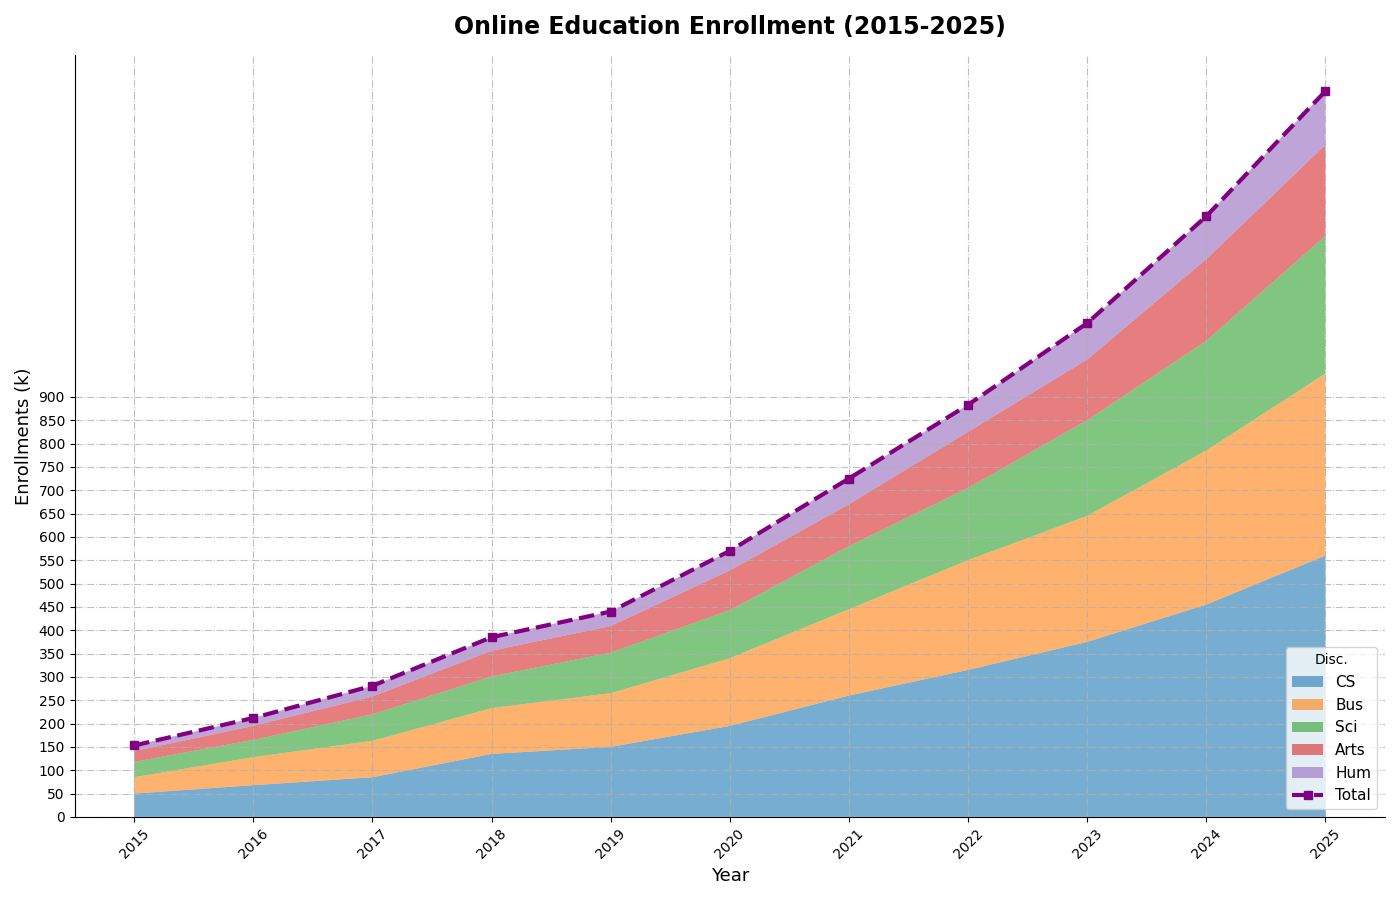

Source code (Python):
import matplotlib.pyplot as plt
import numpy as np

years = np.arange(2015, 2026)
disciplines = ['CS', 'Bus', 'Sci', 'Arts', 'Hum']

cs_enrollments = [50, 68, 85, 135, 150, 195, 260, 315, 375, 455, 560]
business_enrollments = [35, 60, 78, 98, 115, 145, 185, 235, 270, 330, 390]
science_enrollments = [33, 37, 57, 68, 87, 103, 135, 155, 205, 235, 295]
arts_enrollments = [23, 30, 38, 55, 57, 85, 90, 120, 130, 175, 195]
humanities_enrollments = [12, 17, 23, 29, 31, 42, 55, 58, 78, 92, 115]
enrollment_data = np.vstack([cs_enrollments, business_enrollments, science_enrollments, arts_enrollments, humanities_enrollments])
total_enrollments = np.sum(enrollment_data, axis=0)

fig, ax = plt.subplots(figsize=(14, 9))

ax.stackplot(years, enrollment_data, labels=disciplines, colors=['#1f77b4', '#ff7f0e', '#2ca02c', '#d62728', '#9467bd'], alpha=0.6)

ax.plot(years, total_enrollments, label='Total', color='purple', linewidth=3, marker='s', linestyle='--')

ax.set_title('Online Education Enrollment (2015-2025)', fontsize=17, fontweight='bold', pad=15)
ax.set_xlabel('Year', fontsize=13)
ax.set_ylabel('Enrollments (k)', fontsize=13)

ax.spines['top'].set_visible(False)
ax.spines['right'].set_visible(False)

ax.legend(loc='lower right', title='Disc.', fontsize=11)
ax.grid(True, linestyle='-.', alpha=0.8)
plt.xticks(years, rotation=45)
plt.yticks(np.arange(0, 901, 50))

plt.tight_layout()
plt.show()
